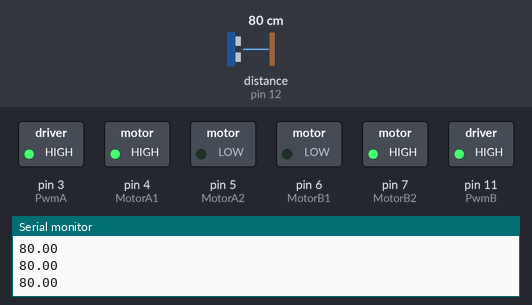
This sketch was run on a simulated Arduino Uno, built with avr-gcc and run on an emulated ATmega328P. Shown: switched loads named in the sketch (green lamp = pin HIGH), the last lines printed to the serial monitor. Inputs (shaded band) come from the test bench; at power-on: distance to the obstacle (sensor on pin 12) 80 cm. The echo pulse lasts 58.3 µs per cm.

Above: at 1.2 s.
1.3 s: distance to the obstacle (sensor on pin 12) set to 11 cm
2.8 s: distance to the obstacle (sensor on pin 12) set to 8 cm
At 3.7 s:
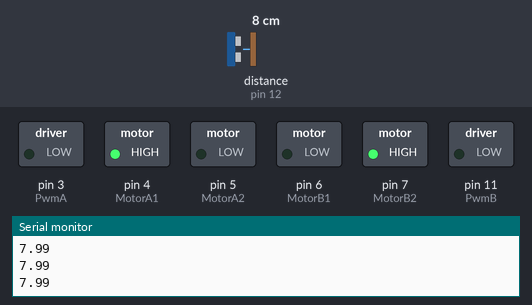
4.3 s: distance to the obstacle (sensor on pin 12) set to 18 cm
At 4.8 s:
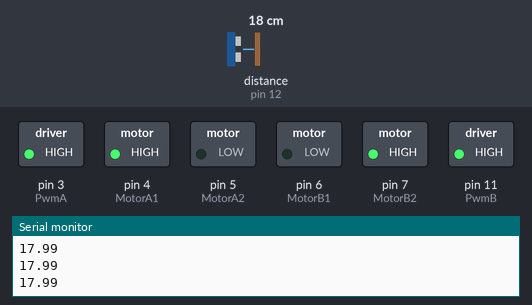
5.8 s: distance to the obstacle (sensor on pin 12) set to 2 cm
At 7.1 s:
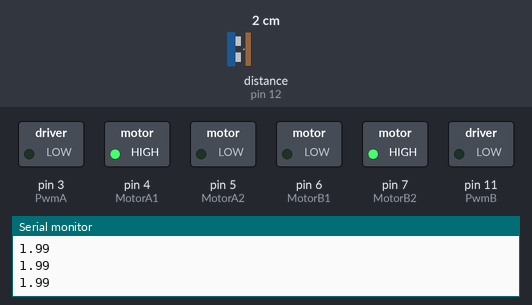
Timing chart, 0 to 8.3 s (numbered marks = the images above; inputs shaded):
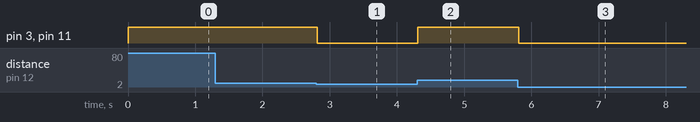

The sketch:

Finalzin_essevai.ino
```cpp
//=====================================================================================================================================================
//MAPEAMENTO DE HARDWARE//
#define Sensor1    A1      //sensor 1 na entrada analógica 1
#define Sensor2    A2      //sensor 2 na entrada analógica 2
#define Sensor3    A3      //sensor 3 na entrada analógica 3

#define PwmA  3            //Enable do motor A no pino 11(controle de velocidade)
#define PwmB  11           //Enable do motor B no pino 3 (controle de velocidade)

#define MotorA1   4        //vcc ou gnd(sentido de rotação motor A)
#define MotorA2   5        //vcc ou gnd(sentido de rotação motor A)

#define MotorB1   6        //vcc ou gnd(sentido de rotação motor B)
#define MotorB2   7        //vcc ou gnd(sentido de rotação motor B)

#define Botao_beggin  13   //botão para iniciar movimento no pino digital 13

#include "Ultrasonic.h"    //Incluindo biblioteca Ultrasonic.h
#define TRIGGER_PIN   9    // Arduino pin tied to trigger pin on ping sensor.
#define ECHO_PIN      12
#define Buzzer        10

//Criando objeto ultrasonic e definindo as portas digitais
//do Trigger - 9 - e Echo - 10
Ultrasonic SensorUltrassonico1(TRIGGER_PIN, ECHO_PIN  );


//=====================================================================================================================================================
//=====================================================================================================================================================
//VARIAVEIS GLOBAIS//
long Microsegundos = 0;   // Variável para armazenar o valor do tempo da reflexão do som refletido pelo objeto fornecido pela biblioteca do sensor
float DistanciaemCM = 0;  // Variável para armazenar o valor da distância a ser convertido por uma função da própria bilbioteca do sensor

//=====================================================================================================================================================
//SETUP E LOOP//
void setup() {
  Serial.begin(9600);
  pinMode(MotorA1, OUTPUT);//saída
  pinMode(MotorA2, OUTPUT);//saída
  pinMode(MotorB1, OUTPUT);//saída
  pinMode(MotorB2, OUTPUT);//saída

  pinMode(Sensor1, INPUT);//entrada
  pinMode(Sensor2, INPUT);//entrada
  pinMode(Sensor3, INPUT);//entrada

  digitalWrite(MotorA1, HIGH);
  digitalWrite(MotorA2, LOW);
  digitalWrite(MotorB1, LOW);
  digitalWrite(MotorB2, HIGH);

   pinMode(ECHO_PIN, INPUT);
   pinMode(TRIGGER_PIN, OUTPUT);


}

void loop() {
  DistanciaemCM = SensorUltrassonico1.convert(SensorUltrassonico1.timing(), Ultrasonic::CM);
  Serial.println(DistanciaemCM);
  while(DistanciaemCM < 10){

  analogWrite(PwmA, 0);
  analogWrite(PwmB, 0);
  DistanciaemCM = SensorUltrassonico1.convert(SensorUltrassonico1.timing(), Ultrasonic::CM);
  Serial.println(DistanciaemCM);
  }
  analogWrite(PwmA, 255);
  analogWrite(PwmB, 255);
 }
```

Measured:
- the behaviour switches between 10 and 9 cm on distance to the obstacle (sensor on pin 12) (found by bisection; images 0 and 1)
- after the input at 2.8 s, pin 3 (PwmA), pin 11 (PwmB): HIGH → LOW at once
- after the input at 4.3 s, pin 3 (PwmA), pin 11 (PwmB): LOW → HIGH at once
- after the input at 5.8 s, pin 3 (PwmA), pin 11 (PwmB): HIGH → LOW at once
